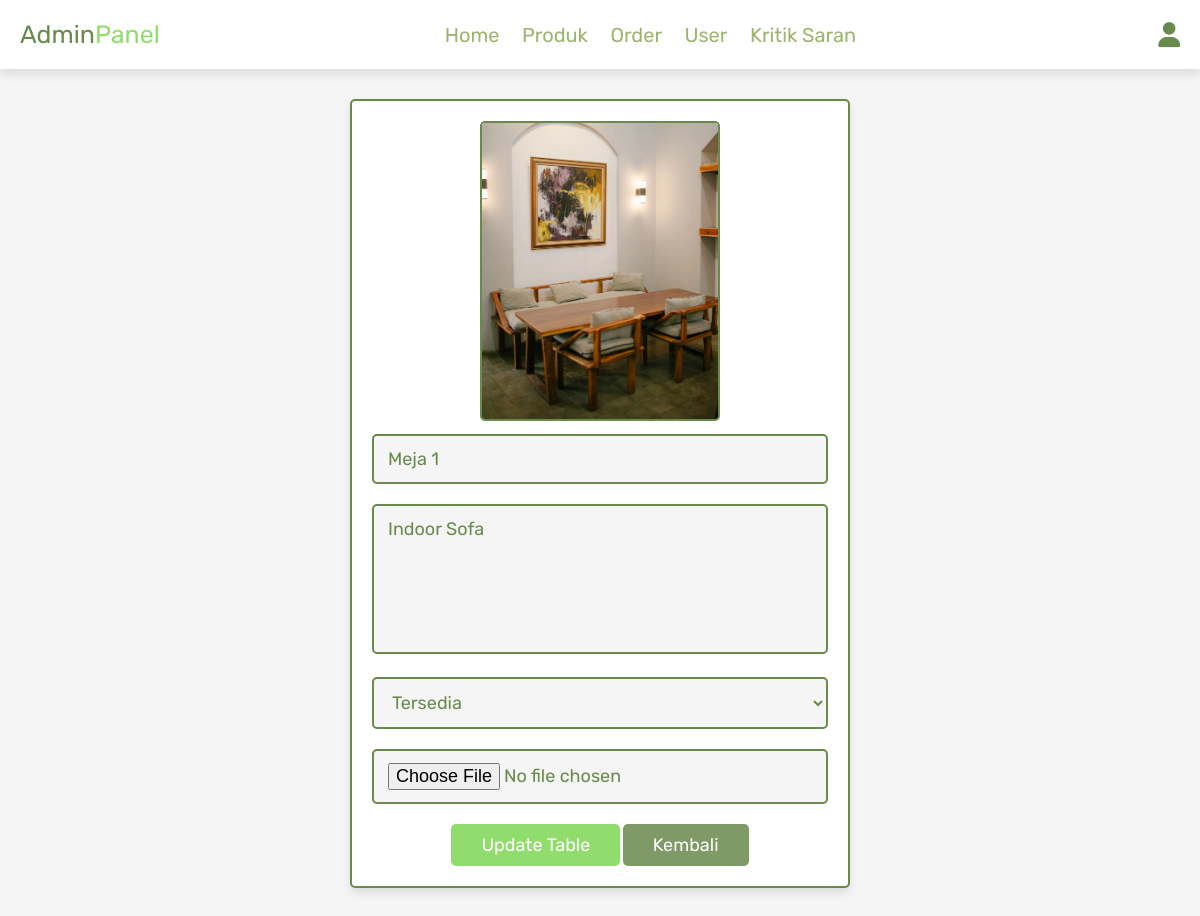
Page /admin_update_table.php?update=3 (signed in) on the committed database.
### tables this page shows
CREATE TABLE `tables` (
  `id_table` int(11) NOT NULL,
  `name` varchar(255) NOT NULL,
  `reservation_date` date NOT NULL,
  `description` text NOT NULL,
  `image` varchar(255) NOT NULL,
  `status` enum('enabled','disabled') DEFAULT 'enabled',
  `status_table` enum('available','unavailable') NOT NULL DEFAULT 'available'
);

### admin_update_table.php (the view, shortened to what this page needs)
<?php
@include 'config.php';
?>
<!DOCTYPE html>
<html lang="en">
<head>
   <link rel="stylesheet" href="https://cdnjs.cloudflare.com/ajax/libs/font-awesome/6.0.0/css/all.min.css">
   <link rel="stylesheet" href="css/admin_style.css">
</head>
<body>
<?php @include 'admin_header.php'; ?>
<section class="update-product">
<?php
   $update_id = $_GET['update'];
   $select_tables = mysqli_query($conn, "SELECT * FROM `tables` WHERE id_table = '$update_id'") or die('query failed');
   if(mysqli_num_rows($select_tables) > 0){
      while($fetch_tables = mysqli_fetch_assoc($select_tables)){
?>
<form action="" method="post" enctype="multipart/form-data">
   <img src="uploaded_img/<?php echo $fetch_tables['image']; ?>" class="image"  alt="">
   <input type="text" class="box" value="<?php echo $fetch_tables['name']; ?>" required placeholder="Update table name" name="table_name">
   <textarea name="table_description" class="box" required placeholder="Update table description" cols="30" rows="10"><?php echo $fetch_tables['description']; ?></textarea>
   <select name="status_table" class="box" id="">
    <option value="available" <?= $fetch_tables['status_table'] == 'available' ? 'selected':'' ?>>Tersedia</option>
   </select>
   <input type="file" accept="image/jpg, image/jpeg, image/png" class="box" name="table_image">
   <input type="submit" value="Update Table" name="update_table" class="btn">
   <a href="admin_products.php" class="option-btn">Kembali</a>
</form>
<?php
      }
   }else{
      echo '<p class="kosong">Tidak ada pembaruan tabel pilih</p>';
   }
?>
</section>
</body>
</html>

### css/admin_style.css (style rules this page uses)
:root { --pink:#90dd6d; --red:#000000; --orange:#7f9967; --black:rgb(104, 138, 76); --white:#fff; --light-color:rgb(156, 180, 110); --light-white:#ccc; --light-bg:#f5f5f5; --border:.2rem solid var(--black); --box-shadow:0 .5rem 1rem rgba(0,0,0,.1); }
* { font-family: 'Rubik', sans-serif; margin:0; padding:0; box-sizing: border-box; outline: none; border:none; text-decoration: none; transition:all .2s linear; }
html { font-size: 62.5%; overflow-x: hidden; scroll-behavior: smooth; scroll-padding-top: 6.5rem; }
body { background: var(--light-bg); }
section { padding:3rem 2rem; }
.btn, .delete-btn, .option-btn { display: inline-block; border-radius: .5rem; margin-top: 1rem; font-size: 1.8rem; color:var(--white); cursor: pointer; padding:1rem 3rem; text-transform: capitalize; }
.btn { background-color: var(--pink); }
.option-btn { background-color: var(--orange); }
.update-product form { max-width: 50rem; border-radius: .5rem; background-color: var(--white); border:var(--border); padding:2rem; text-align: center; margin:0 auto; box-shadow: var(--box-shadow); }
.update-product form .box { width: 100%; margin:1rem 0; font-size: 1.8rem; color:var(--black); border-radius: .5rem; background-color: var(--light-bg); padding:1.2rem 1.4rem; border:var(--border); }
.update-product form textarea { height: 15rem; resize: none; }
.update-product .image { height: 30rem; border:var(--border); border-radius: .5rem; }

### rows in the picture
tables: image (picture), table_name "Meja 1", table_description "Indoor Sofa", status_table "Tersedia"
